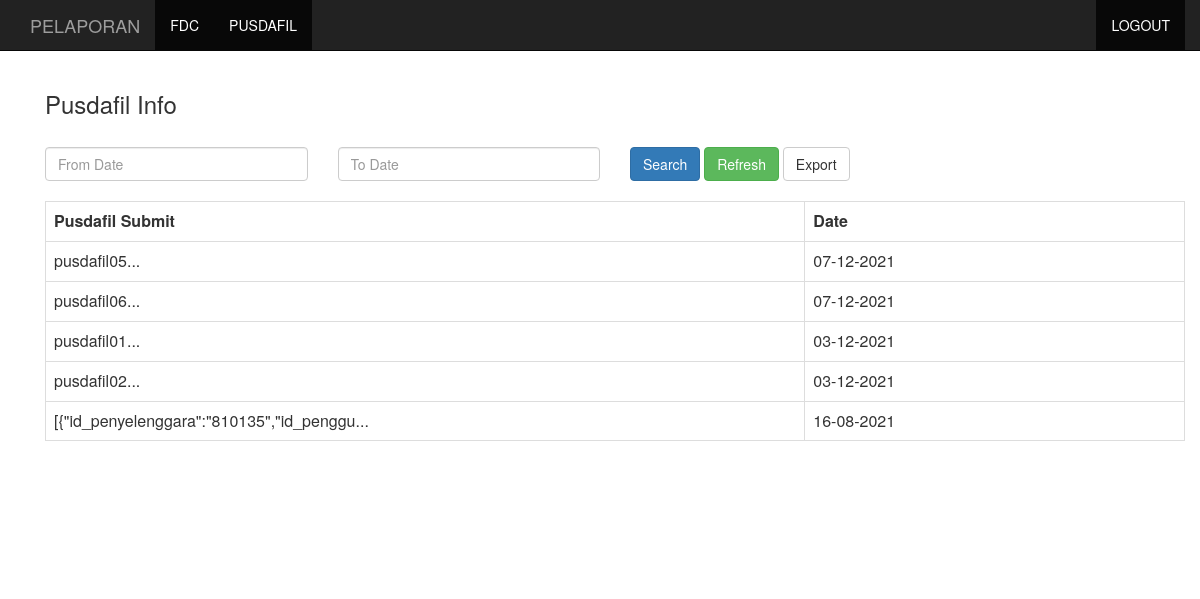
Page /pusdafil.php (signed in) on the committed database.
### tables this page shows
CREATE TABLE `pusdafil_info` (
  `pusdafil_submit` mediumtext NOT NULL,
  `date` date NOT NULL
);

### pusdafil.php (the view, shortened to what this page needs)
<?php
include('db_config.php');
$query = "SELECT * FROM pusdafil_info ORDER BY date(`date`) desc";
$result = mysqli_query($con, $query);
?>
<html>
<head>
  <link rel="stylesheet" href="https://maxcdn.bootstrapcdn.com/bootstrap/3.3.7/css/bootstrap.min.css">
  <link rel="stylesheet" href="https://cdnjs.cloudflare.com/ajax/libs/jqueryui/1.12.1/jquery-ui.min.css">
</head>
<body>
<div role="navigation" class="navbar navbar-default navbar-static-top navbar-inverse">
      <div class="container">
        <div class="navbar-header">
          <a href="index.php" class="navbar-brand">PELAPORAN</a>
        </div>
        <div class="navbar-collapse collapse">
          <ul class="nav navbar-nav">
            <li class="active"><a href="index.php">FDC</a></li>
           <li class="active"><a href="pusdafil.php">PUSDAFIL</a></li>
          </ul>
          <ul class="nav navbar-nav navbar-right">
            <li class="active"><a href="logout.php">LOGOUT</a></li>
          </ul>
        </div>
      </div>
    </div>
	<div class="container" style="min-height:500px;">
  <div class="container">
    <h3>Pusdafil Info</h3>
    <div class="row">
        <form method="post">
            <div class="col-md-3">
              <input type="text" name="from_date" id="from_date" class="form-control dateFilter" placeholder="From Date" autocomplete="off" />
            </div>
            <div class="col-md-3">
              <input type="text" name="to_date" id="to_date" class="form-control dateFilter" placeholder="To Date" autocomplete="off" />
            </div>
            <div class="col-md-4">
              <input type="button" name="search" id="btn_search" value="Search" class="btn btn-primary" />
              <a href="pusdafil.php" class="btn btn-success">Refresh</a>
              <input type="submit" name="export" value="Export" class="btn btn-default"/>
            </div>
        </form>
    </div>
    <div class="row">
      <div class="col-md-12">
        <div id="pusdafil_table">
          <table class="table table-bordered">
            <tr>
              <th width="40%">Pusdafil Submit</th>
              <th width="20%">Date</th>
            </tr>
            <?php
            while($row = mysqli_fetch_array($result))
            {
            ?>
              <tr>
                  <td><?= substr($row["pusdafil_submit"], 0, 40); ?>...</td>
                  <td>
                    <?php
                      $tglpost = $row["date"];
                      $tanggal = substr($tglpost,8,2);
                      $bulan   = substr($tglpost,5,2);
                      $tahun   = substr($tglpost,0,4);
                      $tglan = date($tanggal.'-'.$bulan.'-'.$tahun);
                      echo $tglan;
                    ?>
                  </td>
              </tr>
            <?php
            }
            ?>
          </table>
        </div>
      </div>
    </div>
  </div>
</body>
</html>

### rows in the picture
pusdafil_info: pusdafil_submit "pusdafil05", date "07-12-2021"
pusdafil_info: pusdafil_submit "pusdafil06", date "07-12-2021"
pusdafil_info: pusdafil_submit "pusdafil01", date "03-12-2021"
pusdafil_info: pusdafil_submit "pusdafil02", date "03-12-2021"
pusdafil_info: pusdafil_submit "[{\"id_penyelenggara\":\"810135\",\"id_penggu", date "16-08-2021"
